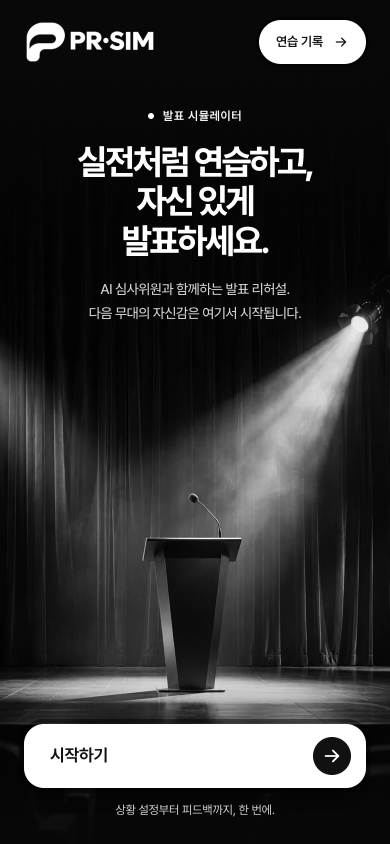
#> input picture docs/screens/draft/01-landing.png, 780 x 1688 px, given in place of 06-feedback-mobile-full.png, which was not available (shown at 1/2 size)
$ python m4.py
#> lines starting #> are read from the running program, lines starting #| are printed output that depends on the picture
from PIL import Image, ImageChops
P='/Users/jyl/work/study/pr-sim/app/.verify/g3/'
cur=Image.open(P+'p2/verify-1/visual/current/06-feedback-mobile-full.png').convert('L')
old=Image.open(P+'recheck1/visual/current/06-feedback-mobile-full.png').convert('L')
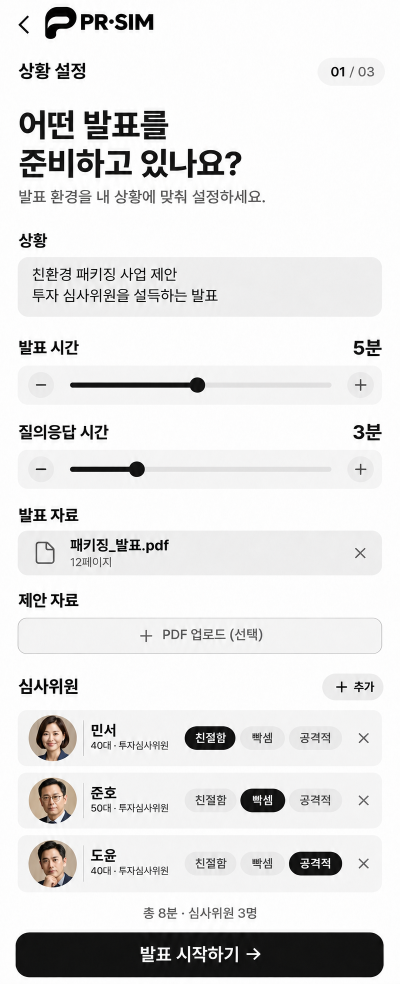
#> input picture docs/screens/draft/02-setup.png, 799 x 1968 px, given in place of 06-feedback-mobile-full.png, which was not available (shown at 1/2 size)
vp=Image.open(P+'p2/verify-1/visual/current/06-feedback-mobile.png').convert('L')
dr=Image.open('/Users/jyl/work/study/pr-sim/docs/screens/draft/06-feedback.png').convert('L')
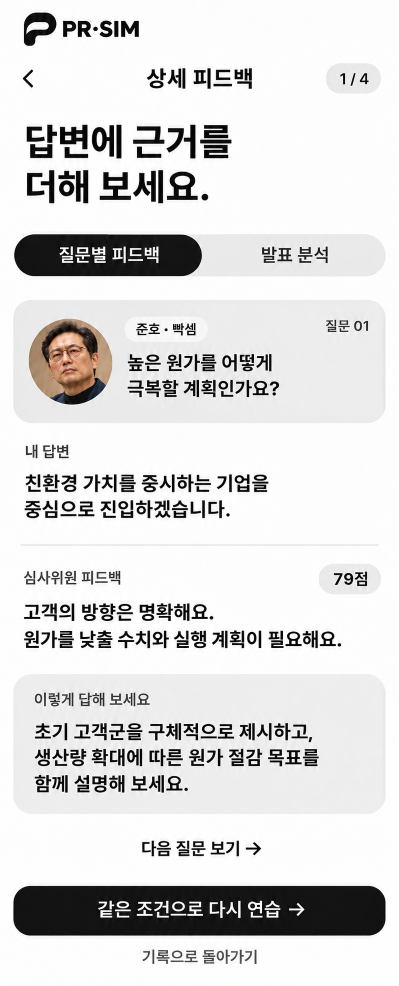
#> input picture docs/screens/draft/06-feedback.png, 798 x 1971 px, found by its file name (shown at 1/2 size)
dr=dr.resize((780,round(dr.size[1]*780/798)))
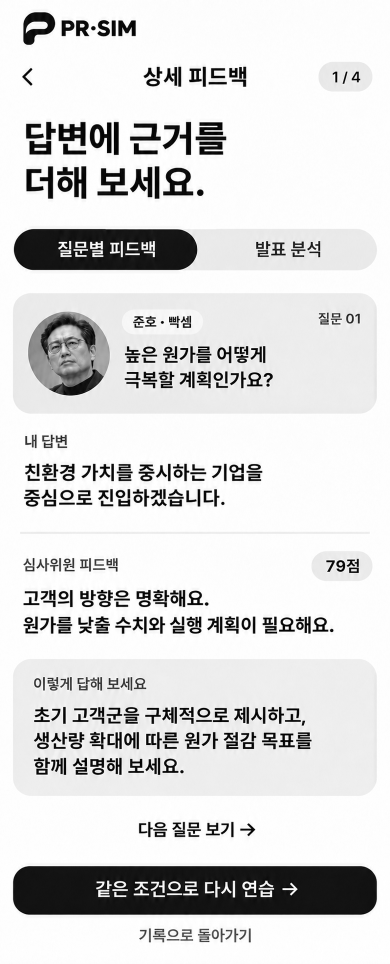
#> dr: PIL image 780x1927 L (shown at 1/2 size); min 0, max 255, mean 218.1
# row-band diff old vs cur (same height?)
print('sizes',cur.size,old.size)
#| sizes (780, 1688) (799, 1968)
d=ImageChops.difference(cur,old)
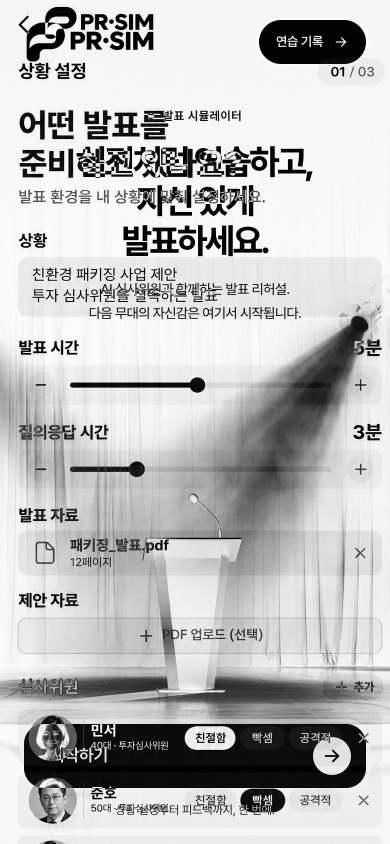
#> d: PIL image 780x1688 L (shown at 1/2 size); min 0, max 255, mean 188.6
rows=[y for y in range(cur.size[1]) if max(d.crop((0,y,780,y+1)).getdata())>40]
#> rows = 1688 values from 0 to 1687
# group
g=[];s=None;p=None
for y in rows:
    if s is None: s=y
    elif y!=p+1: g.append((s,p)); s=y
    p=y
#> this loop made 1688 passes
#> s on pass 1: 0
#> after the loop, g = []
if s is not None: g.append((s,p))
print('changed row groups', g[:40])
#| changed row groups [(0, 1687)]
def mn(img,box): return min(img.crop(box).getdata())
print('질문01 min lum cur',mn(cur,(1400-800,590,1495-800,630)),'old',mn(old,(600,600,700,640)),'draft',mn(dr,(630,620,730,655)))
#| 질문01 min lum cur 3 old 235 draft 0
print('내답변 label min cur',mn(cur,(55,970,140,1005)),'draft',mn(dr,(48,870,140,900)))
#| 내답변 label min cur 20 draft 2
# ink density of body text (fraction of pixels <100) in a block
def dens(img,box):
#> called with box = (55, 1030, 720, 1330)
    px=list(img.crop(box).getdata()); return round(sum(1 for v in px if v<100)/len(px),4)
#> after `px = list(img.crop(box).getdata())`: px = 199500 items
print('answer body dens cur',dens(cur,(55,1030,720,1330)),'old',dens(old,(55,1030,720,1330)),'draft',dens(dr,(48,935,540,1035)))
#| answer body dens cur 0.9565 old 0.0264 draft 0.1853
print('feedback body dens cur',dens(cur,(55,1510,720,1730)),'old',dens(old,(55,1510,720,1730)),'draft',dens(dr,(48,1195,690,1290)))
#| feedback body dens cur 0.708 old 0.0784 draft 0.1591
# CTA radius: in cur full CTA rows 3502-3614; find first dark x per row at top
for y in [3502,3504,3508,3514,3524,3540,3558]:
#> (the run stopped early here; a loop or call above may not have finished)
